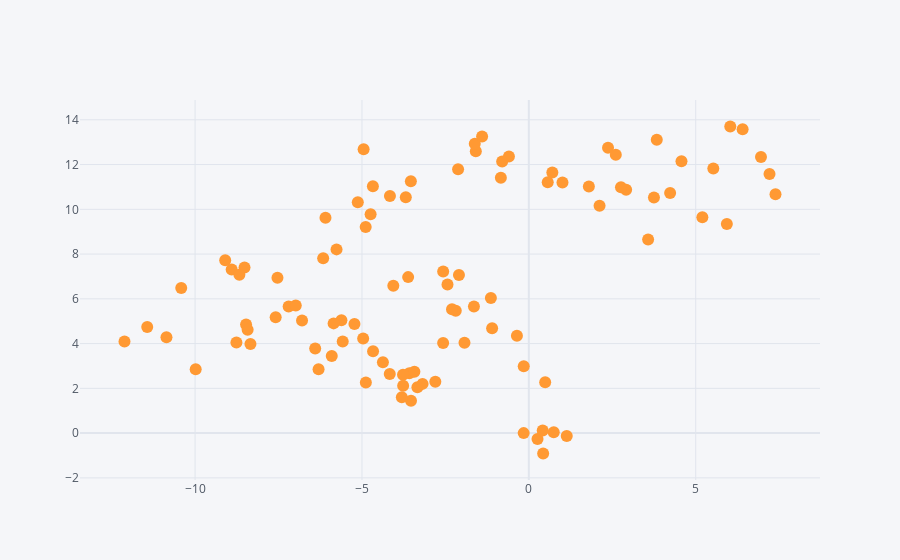

Here is the notebook cell this chart was saved with:
### Markdown cell above
# Scatter Plot

### Code cell
df.iplot( x='A' , y='B' , mode='markers')
